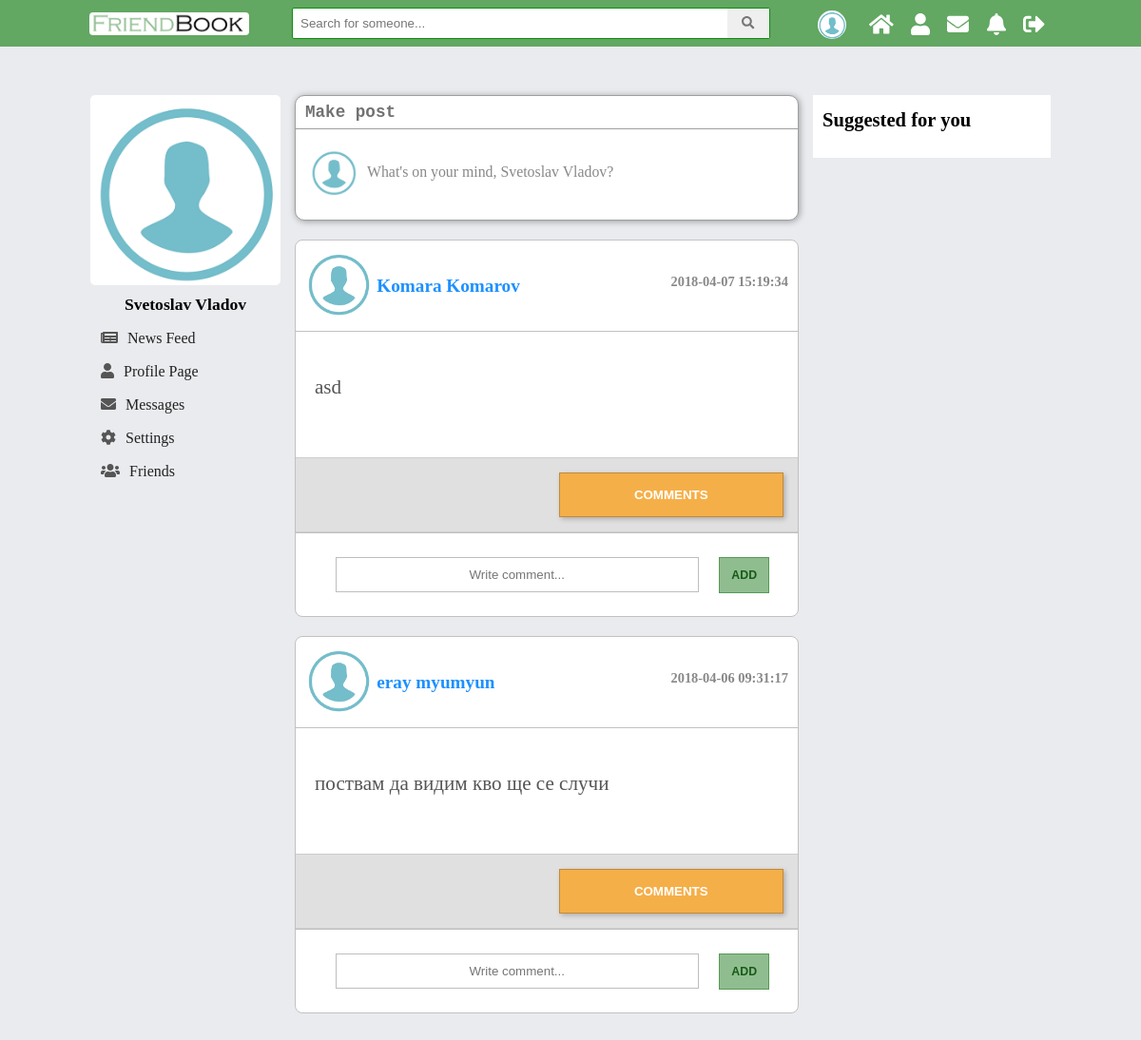
The page /V2.0/view/main.php (signed in) on the database its author committed.
### tables this page shows
CREATE TABLE `posts` (
  `id` int(11) NOT NULL,
  `description` text NOT NULL,
  `create_date` timestamp NOT NULL DEFAULT CURRENT_TIMESTAMP ON UPDATE CURRENT_TIMESTAMP,
  `edit_date` datetime DEFAULT NULL,
  `user_id` int(11) NOT NULL
);

CREATE TABLE `users` (
  `id` int(11) NOT NULL,
  `first_name` varchar(45) DEFAULT NULL,
  `last_name` varchar(45) DEFAULT NULL,
  `email` varchar(100) NOT NULL,
  `password` varchar(150) NOT NULL,
  `reg_date` timestamp NOT NULL DEFAULT CURRENT_TIMESTAMP ON UPDATE CURRENT_TIMESTAMP,
  `gender` varchar(45) NOT NULL,
  `birthday` date NOT NULL,
  `relation_status` varchar(30) DEFAULT NULL,
  `profile_pic` varchar(200) NOT NULL,
  `profile_cover` varchar(200) NOT NULL,
  `description` varchar(500) DEFAULT NULL,
  `display_name` varchar(45) DEFAULT NULL,
  `country_id` int(11) DEFAULT NULL,
  `mobile_number` int(11) DEFAULT NULL,
  `www` varchar(100) DEFAULT NULL,
  `skype` varchar(50) DEFAULT NULL
);

### V2.0/model/posts_dao.php (called while the page is built, shortened)
<?php
function getAllPosts() {
    $pdo = $GLOBALS['pdo'];
    $statement = $pdo->prepare("SELECT posts.id AS post_id, posts.description, posts.create_date, users.id AS user_id, users.first_name, users.last_name, users.gender ,users.profile_pic, users.profile_cover
                                FROM posts
                                JOIN users ON posts.user_id = users.id WHERE ?
                                ORDER BY posts.create_date DESC ");
    $statement->execute(array(1));
    $result = $statement->fetchAll(PDO::FETCH_ASSOC);
    return $result;
}

### V2.0/include/modules/news_feed_posts.php (the view, shortened to what this page needs)
<div id="newsfeed">
    <?php
    $allPosts = getAllPosts();
    foreach ($allPosts as $post) {?>
        <div class="post">
            <div class="user_info">
                <div class="icon"><a href="profile.php?id=<?php echo $post['user_id']?>"><img src="<?php echo $post['profile_pic']; ?>" alt="icon" title="<?php echo $post["first_name"] . " " . $post["last_name"]; ?>" class="img-rounded center-block"></a></div>
                <div class="name"><a href="profile.php?id=<?php echo $post['user_id']?>" class="<?php echo ($post['gender'] == 'female') ? "female" : "male"?>"><?php echo $post["first_name"] . " " . $post["last_name"]; ?></a></div>
                <div class="date"><?php echo $post['create_date']; ?></div>
            </div>
            <div class="description">
                <p><?php echo $post["description"]; ?></p>
            </div>
            <div class="post_navigation">
                <div class="like-container" id="like-container<?php echo $post['post_id']?>">
                </div>
                <div class="comments-buttons">
                    <button onclick="displayComments(<?php echo $post['post_id']?>)" type="button" class="display_comments" name="button" id="comment_btn<?php echo $post['post_id']?>">COMMENTS</button>
                </div>
            </div>
            <div class="add-comment-div">
                <input type="text" placeholder="Write comment..." class="comment-textarea<?= $post['post_id'] ?>" name="comment_description">
                <button id="add<?php echo $post['post_id']?>" class="mini-btn">add</button>
            </div>
        </div>
    <?php }?>
</div>

### V2.0/assets/css/comment_module.css (style rules this page uses)
div.icon img { height: 70px; }
div.date { float: right; top: 25px; position: relative; font-size: 0.9rem; }
.user_info { color: #888; font-weight: bold; padding: 10px; font-size: 1.2em; border-bottom: 1px solid #c1c1c1; }
.description p { font-size: 1.1em; color: #555; }
.post_navigation { display: grid; grid-template-columns: 1fr 1fr; grid-gap: 25px; margin: 15px 0px 0; background: #e0e0e0; padding: 15px; border-top: 1px solid #cdcdcd; border-bottom: 1px solid #cdcdcd; }
.name, .icon { display: inline-block; vertical-align: middle; font-size: 1.2rem; }
.description { padding: 25px 20px; font-size: 1.2rem; }
input[type="text"] { padding: 10px; width: 80%; box-sizing: border-box; }
.comments-buttons button { background: #f5af48; color: white; font-weight: bold; font-family: arial; border: 1px solid #c18a38; transition: background 0.4s ease-in-out; cursor: pointer; }
.like-button, .dislike-button, .comments-buttons button { padding: 15px; width: 100%; box-shadow: 2px 2px 5px #0000003b; }

### V2.0/assets/css/main.css (style rules this page uses)
body { font-size: 1.1em; padding: 0; background-color: #e9ebee; margin: 0; padding-top: 50px; }
.post { background: white; border-radius: 8px; box-sizing: border-box; margin: 20px 0; position: relative; border: 1px solid #c1c1c1; }
.mini-btn { padding: 10px 0; width: 100%; max-width: 100px; text-transform: uppercase; font-weight: bold; font-size: 0.7em; color: #175a17; margin: 0 5px; border-radius: inherit; float: right; cursor: pointer; transition: background 0.3s ease-in-out, color 0.3s ease-in-out; background: #90bd90; vertical-align: middle; border: 1px solid #569a56; }
.add-comment-div { width: 100%; text-align: center; padding: 25px; border-top: 1px solid #c1c1c1; box-sizing: border-box; }
.male { color: dodgerblue; text-decoration: none; }
.add-comment-div input { width: 85%; padding: 10px 0px; text-align: center; border: 1px solid #55555561; transition: background 0.3s ease-in-out, padding 0.4s ease-in-out; }
.add-comment-div button { width: 11%; padding: 11px 0 !important; }
.like-container { position: relative; }
div.icon img { height: 70px; }
.description p { font-size: 1.1em; color: #555; }
.post_navigation { display: grid; grid-template-columns: 1fr 1fr; grid-gap: 25px; margin: 15px 0px 0; background: #e0e0e0; padding: 15px; border-top: 1px solid #c1c1c1; border-bottom: 1px solid #c1c1c1; }
input[name="comment_description"] { padding: 10px; width: 85%; box-sizing: border-box; }

### rows shown on the page
posts: user.profile_pic (placeholder picture), user.first_name "Komara", user.last_name "Komarov", create_date "2018-04-07 15:19:34", description "asd"
posts: user.profile_pic (placeholder picture), user.first_name "eray", user.last_name "myumyun", create_date "2018-04-06 09:31:17", description "поствам да видим кво ще се случи"

### other values the page prints
$_SESSION["logged"]["first_name"] "Svetoslav"
$_SESSION["logged"]["last_name"] "Vladov"
